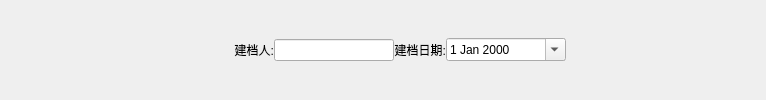
        <widget class="QWidget" name="widget_14" native="true">
         <layout class="QHBoxLayout" name="horizontalLayout_17">
          <property name="spacing">
           <number>0</number>
          </property>
          <property name="leftMargin">
           <number>0</number>
          </property>
          <property name="topMargin">
           <number>0</number>
          </property>
          <property name="rightMargin">
           <number>0</number>
          </property>
          <property name="bottomMargin">
           <number>0</number>
          </property>
          <item>
           <widget class="QLabel" name="label_35">
            <property name="minimumSize">
             <size>
              <width>274</width>
              <height>0</height>
             </size>
            </property>
            <property name="maximumSize">
             <size>
              <width>274</width>
              <height>16777215</height>
             </size>
            </property>
            <property name="text">
             <string>建档人:</string>
            </property>
            <property name="alignment">
             <set>Qt::AlignRight|Qt::AlignTrailing|Qt::AlignVCenter</set>
            </property>
           </widget>
          </item>
          <item>
           <widget class="QLineEdit" name="creatorLE">
            <property name="minimumSize">
             <size>
              <width>120</width>
              <height>0</height>
             </size>
            </property>
            <property name="maximumSize">
             <size>
              <width>120</width>
              <height>16777215</height>
             </size>
            </property>
           </widget>
          </item>
          <item>
           <widget class="QLabel" name="label_36">
            <property name="text">
             <string>建档日期:</string>
            </property>
            <property name="alignment">
             <set>Qt::AlignRight|Qt::AlignTrailing|Qt::AlignVCenter</set>
            </property>
           </widget>
          </item>
          <item>
           <widget class="QDateEdit" name="createDateDE">
            <property name="minimumSize">
             <size>
              <width>120</width>
              <height>0</height>
             </size>
            </property>
            <property name="maximumSize">
             <size>
              <width>120</width>
              <height>16777215</height>
             </size>
            </property>
            <property name="calendarPopup">
             <bool>true</bool>
            </property>
           </widget>
          </item>
          <item>
           <spacer name="horizontalSpacer_18">
            <property name="orientation">
             <enum>Qt::Horizontal</enum>
            </property>
            <property name="sizeType">
             <enum>QSizePolicy::Maximum</enum>
            </property>
            <property name="sizeHint" stdset="0">
             <size>
              <width>200</width>
              <height>20</height>
             </size>
            </property>
           </spacer>
          </item>
         </layout>
        </widget>
